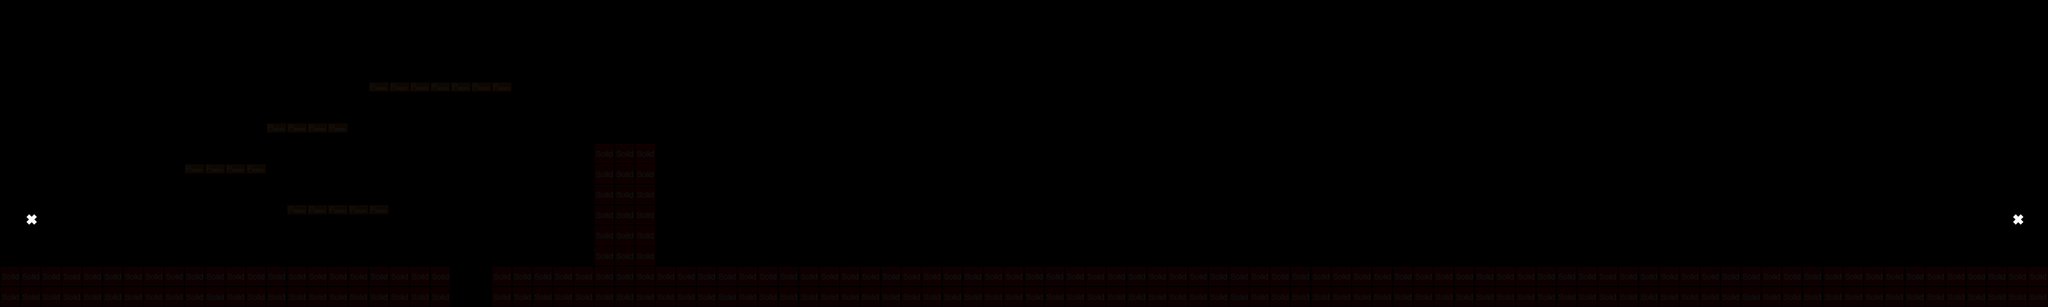

This game map was drawn from its Tiled (.tmx) file and the tilesets committed beside it. A one-line description and the trimmed map source follow:
An orthogonal 100x15 tile map with 32x32 px tiles, 4 tile layers (Parallax_layer1, background, foreground, collision), 2 tilesets and 7 objects (5x CoinEntity, mainPlayer, EnemyEntity).

<map version="1.0" orientation="orthogonal" width="100" height="15" tilewidth="32" tileheight="32">
 <properties>
  <property name="background_color" value="F0C74B" />
 </properties>
 <tileset firstgid="1" name="area01_level_tiles" tilewidth="32" tileheight="32">
  <image source="area01_tileset/area01_level_tiles.png" trans="ff00ff" width="640" height="241" />
 </tileset>
 <tileset firstgid="141" name="metatiles32x32" tilewidth="32" tileheight="32">
  <image source="area01_tileset/metatiles32x32.png" width="160" height="32" />
  <tile id="0">
   <properties>
    <property name="type" value="solid" />
   </properties>
  </tile>
  <tile id="1">
   <properties>
    <property name="type" value="platform" />
   </properties>
  </tile>
 </tileset>
 <layer name="Parallax_layer1" width="100" height="15">
  <properties>
   <property name="imagesrc" value="area01_bkg1" />
  </properties>
  <data>[1500 cells, 0 non-empty, 0 distinct tile ids]</data>
 </layer>
 <layer name="background" width="100" height="15">
  <data>[1500 cells, 229 non-empty, 31 distinct tile ids]</data>
 </layer>
 <layer name="foreground" width="100" height="15">
  <data>[1500 cells, 41 non-empty, 2 distinct tile ids]</data>
 </layer>
 <objectgroup name="Entity" width="100" height="15">
  <object name="CoinEntity" x="416" y="384" width="32" height="32">
   <properties>
    <property name="image" value="spinning_coin_gold" />
    <property name="spritewidth" value="30" />
   </properties>
  </object>
  <object name="CoinEntity" x="298" y="221" width="32" height="32">
   <properties>
    <property name="image" value="spinning_coin_gold" />
    <property name="spritewidth" value="30" />
   </properties>
  </object>
  <object name="CoinEntity" x="493" y="157" width="32" height="32">
   <properties>
    <property name="image" value="spinning_coin_gold" />
    <property name="spritewidth" value="30" />
   </properties>
  </object>
  <object name="CoinEntity" x="863" y="383" width="32" height="32">
   <properties>
    <property name="image" value="spinning_coin_gold" />
    <property name="spritewidth" value="30" />
   </properties>
  </object>
  <object name="CoinEntity" x="699" y="94" width="32" height="32">
   <properties>
    <property name="image" value="spinning_coin_gold" />
    <property name="spritewidth" value="30" />
   </properties>
  </object>
  <object name="mainPlayer" x="62" y="383" width="32" height="32">
   <properties>
    <property name="image" value="gripe_run_right" />
    <property name="spritewidth" value="52" />
   </properties>
  </object>
 </objectgroup>
 <objectgroup name="EnemyEntities" width="100" height="15">
  <object name="EnemyEntity" x="174" y="402" width="192" />
 </objectgroup>
 <layer name="collision" width="100" height="15" opacity="0.07">
  <properties>
   <property name="" value="" />
  </properties>
  <data>[1500 cells, 234 non-empty, 2 distinct tile ids]</data>
 </layer>
</map>
